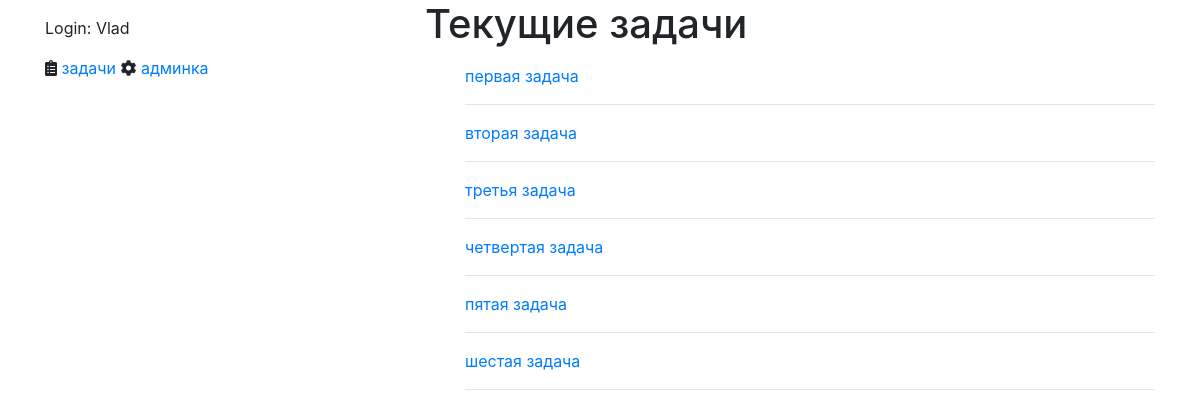
Screenshot of /list/ (signed in) with the database file from the repository.
### tasks/models.py (models this page shows, shortened)
class TodoItem(models.Model):
    class Meta:
        verbose_name = 'Задача'
        verbose_name_plural = 'Задачи'
    description = models.TextField("описание")
    is_completed = models.BooleanField("выполнено", default=False)
    created = models.DateTimeField(auto_now_add=True)
    updated = models.DateTimeField(auto_now=True)
    owner = models.ForeignKey(User, on_delete=models.CASCADE, related_name="tasks")
    priority = models.ForeignKey(Priority, on_delete=models.CASCADE)
    category = models.ManyToManyField(Category, blank=True)

### tasks/views.py (the view)
# urls.py: path("list/", views.TaskListView.as_view(), name="list"),
class TaskListView(ListView):
    model = TodoItem
    context_object_name = "tasks"
    template_name = "tasks/list.html"
    def get_queryset(self):
        u = self.request.user
        qs = super().get_queryset()
        return qs.filter(owner=u)
    def get_context_data(self, **kwargs):
        context = super().get_context_data(**kwargs)
        user_tasks = self.get_queryset()
        if not user_tasks:
            context['empty'] = "Нет задач. Войдите в панель администратора и добавьте их."
            return context
        else:
            tags = []
            for t in user_tasks:
                tags.append(list(t.category.all()))
            categories = []
            for cat in t.category.all():
                if cat not in categories:
                    categories.append(cat)
            context["categories"] = categories
            return context

### tasks/templates/tasks/list.html (shortened to what this page needs)
{% extends "base.html" %}
{% load static %}
{% block main_content %}
  <h1>Текущие задачи</h1>
  <ul id="todo-list">
  {% for task in tasks %}
      <a href={% url "tasks:details" task.id %}>{{ task.description }}</a>
      <hr/>
  {% endfor %}
  </ul>
{% endblock %}

### templates/base.html (shortened to what this page needs)
<html>
  <head>
    <link rel="stylesheet" href="https://maxcdn.bootstrapcdn.com/bootstrap/4.0.0/css/bootstrap.min.css">
  <link rel="stylesheet" href="https://use.fontawesome.com/releases/v5.7.0/css/all.css">
  </head>
  <body>
    <div class="container">
      <div class="row">
        <div class="side_bar col">
          {% block side_bar %}
            {% if user.is_authenticated %}
              <p>Login: {{ user.username }}</p>
              <i class="fas fa-clipboard-list"></i>&nbsp;<a href="{% url "tasks:list" %}">задачи</a>
            {% endif %}
	    <i class="fas fa-cog"></i>&nbsp;<a href='{% url 'admin:index' %}'>админка</a>
          {% endblock %}
        </div>
        <div class="main_content col-8">
          {% block main_content %}
          {% endblock %}
        </div>
      </div>
    </div>
  </body>
</html>

### rows the page displays
TodoItem: description "первая задача"
TodoItem: description "вторая задача"
TodoItem: description "третья задача"
TodoItem: description "четвертая задача"
TodoItem: description "пятая задача"
TodoItem: description "шестая задача"

### other values shown
{{ user.username }} "Vlad"
